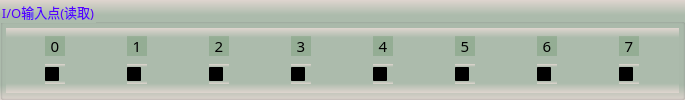
      <widget class="QGroupBox" name="groupC_2">
       <property name="geometry">
        <rect>
         <x>15</x>
         <y>122</y>
         <width>685</width>
         <height>100</height>
        </rect>
       </property>
       <property name="font">
        <font>
         <family>微软雅黑</family>
         <pointsize>10</pointsize>
        </font>
       </property>
       <property name="styleSheet">
        <string notr="true">background-color: qlineargradient(x1:0, y1:0, x2:0, y2:1, stop:0 #dfd5cf, stop: 0.15 #acbbac, stop: 0.85 #acbbac,stop:1 #dfd5cf);
color: rgb(85, 0, 255);</string>
       </property>
       <property name="title">
        <string>I/O输入点(读取)</string>
       </property>
       <widget class="QWidget" name="verticalLayoutWidget">
        <property name="geometry">
         <rect>
          <x>6</x>
          <y>28</y>
          <width>673</width>
          <height>65</height>
         </rect>
        </property>
        <layout class="QVBoxLayout" name="verticalLayout">
         <property name="spacing">
          <number>0</number>
         </property>
         <item>
          <layout class="QHBoxLayout" name="horizontalLayout_2">
           <property name="spacing">
            <number>23</number>
           </property>
           <item>
            <widget class="QLabel" name="label_14">
             <property name="sizePolicy">
              <sizepolicy hsizetype="Fixed" vsizetype="Fixed">
               <horstretch>0</horstretch>
               <verstretch>0</verstretch>
              </sizepolicy>
             </property>
             <property name="minimumSize">
              <size>
               <width>20</width>
               <height>20</height>
              </size>
             </property>
             <property name="maximumSize">
              <size>
               <width>20</width>
               <height>20</height>
              </size>
             </property>
             <property name="font">
              <font>
               <family>微软雅黑</family>
               <pointsize>11</pointsize>
              </font>
             </property>
             <property name="styleSheet">
              <string notr="true">background-color: rgba(0, 85, 0, 35);
color: rgb(0, 0, 0);</string>
             </property>
             <property name="text">
              <string>0</string>
             </property>
             <property name="alignment">
              <set>Qt::AlignCenter</set>
             </property>
            </widget>
           </item>
           <item>
            <widget class="QLabel" name="label_13">
             <property name="sizePolicy">
              <sizepolicy hsizetype="Fixed" vsizetype="Fixed">
               <horstretch>0</horstretch>
               <verstretch>0</verstretch>
              </sizepolicy>
             </property>
             <property name="minimumSize">
              <size>
               <width>20</width>
               <height>20</height>
              </size>
             </property>
             <property name="maximumSize">
              <size>
               <width>20</width>
               <height>20</height>
              </size>
             </property>
             <property name="font">
              <font>
               <family>微软雅黑</family>
               <pointsize>11</pointsize>
              </font>
             </property>
             <property name="styleSheet">
              <string notr="true">background-color: rgba(0, 85, 0, 35);
color: rgb(0, 0, 0);</string>
             </property>
             <property name="text">
              <string>1</string>
             </property>
             <property name="alignment">
              <set>Qt::AlignCenter</set>
             </property>
            </widget>
           </item>
           <item>
            <widget class="QLabel" name="label_12">
             <property name="sizePolicy">
              <sizepolicy hsizetype="Fixed" vsizetype="Fixed">
               <horstretch>0</horstretch>
               <verstretch>0</verstretch>
              </sizepolicy>
             </property>
             <property name="minimumSize">
              <size>
               <width>20</width>
               <height>20</height>
              </size>
             </property>
             <property name="maximumSize">
              <size>
               <width>20</width>
               <height>20</height>
              </size>
             </property>
             <property name="font">
              <font>
               <family>微软雅黑</family>
               <pointsize>11</pointsize>
              </font>
             </property>
             <property name="styleSheet">
              <string notr="true">background-color: rgba(0, 85, 0, 35);
color: rgb(0, 0, 0);</string>
             </property>
             <property name="text">
              <string>2</string>
             </property>
             <property name="alignment">
              <set>Qt::AlignCenter</set>
             </property>
            </widget>
           </item>
           <item>
            <widget class="QLabel" name="label_11">
             <property name="sizePolicy">
              <sizepolicy hsizetype="Fixed" vsizetype="Fixed">
               <horstretch>0</horstretch>
               <verstretch>0</verstretch>
              </sizepolicy>
             </property>
             <property name="minimumSize">
              <size>
               <width>20</width>
               <height>20</height>
              </size>
             </property>
             <property name="maximumSize">
              <size>
               <width>20</width>
               <height>20</height>
              </size>
             </property>
             <property name="font">
              <font>
               <family>微软雅黑</family>
               <pointsize>11</pointsize>
              </font>
             </property>
             <property name="styleSheet">
              <string notr="true">background-color: rgba(0, 85, 0, 35);
color: rgb(0, 0, 0);</string>
             </property>
             <property name="text">
              <string>3</string>
             </property>
             <property name="alignment">
              <set>Qt::AlignCenter</set>
             </property>
            </widget>
           </item>
           <item>
            <widget class="QLabel" name="label_10">
             <property name="sizePolicy">
              <sizepolicy hsizetype="Fixed" vsizetype="Fixed">
               <horstretch>0</horstretch>
               <verstretch>0</verstretch>
              </sizepolicy>
             </property>
             <property name="minimumSize">
              <size>
               <width>20</width>
               <height>20</height>
              </size>
             </property>
             <property name="maximumSize">
              <size>
               <width>20</width>
               <height>20</height>
              </size>
             </property>
             <property name="font">
              <font>
               <family>微软雅黑</family>
               <pointsize>11</pointsize>
              </font>
             </property>
             <property name="styleSheet">
              <string notr="true">background-color: rgba(0, 85, 0, 35);
color: rgb(0, 0, 0);</string>
             </property>
             <property name="text">
              <string>4</string>
             </property>
             <property name="alignment">
              <set>Qt::AlignCenter</set>
             </property>
            </widget>
           </item>
           <item>
            <widget class="QLabel" name="label_9">
             <property name="sizePolicy">
              <sizepolicy hsizetype="Fixed" vsizetype="Fixed">
               <horstretch>0</horstretch>
               <verstretch>0</verstretch>
              </sizepolicy>
             </property>
             <property name="minimumSize">
              <size>
               <width>20</width>
               <height>20</height>
              </size>
             </property>
             <property name="maximumSize">
              <size>
               <width>20</width>
               <height>20</height>
              </size>
             </property>
             <property name="font">
              <font>
               <family>微软雅黑</family>
               <pointsize>11</pointsize>
              </font>
             </property>
             <property name="styleSheet">
              <string notr="true">background-color: rgba(0, 85, 0, 35);
color: rgb(0, 0, 0);</string>
             </property>
             <property name="text">
              <string>5</string>
             </property>
             <property name="alignment">
              <set>Qt::AlignCenter</set>
             </property>
            </widget>
           </item>
           <item>
            <widget class="QLabel" name="label_8">
             <property name="sizePolicy">
              <sizepolicy hsizetype="Fixed" vsizetype="Fixed">
               <horstretch>0</horstretch>
               <verstretch>0</verstretch>
              </sizepolicy>
             </property>
             <property name="minimumSize">
              <size>
               <width>20</width>
               <height>20</height>
              </size>
             </property>
             <property name="maximumSize">
              <size>
               <width>20</width>
               <height>20</height>
              </size>
             </property>
             <property name="font">
              <font>
               <family>微软雅黑</family>
               <pointsize>11</pointsize>
              </font>
             </property>
             <property name="styleSheet">
              <string notr="true">background-color: rgba(0, 85, 0, 35);
color: rgb(0, 0, 0);</string>
             </property>
             <property name="text">
              <string>6</string>
             </property>
             <property name="alignment">
              <set>Qt::AlignCenter</set>
             </property>
            </widget>
           </item>
           <item>
            <widget class="QLabel" name="label_7">
             <property name="sizePolicy">
              <sizepolicy hsizetype="Fixed" vsizetype="Fixed">
               <horstretch>0</horstretch>
               <verstretch>0</verstretch>
              </sizepolicy>
             </property>
             <property name="minimumSize">
              <size>
               <width>20</width>
               <height>20</height>
              </size>
             </property>
             <property name="maximumSize">
              <size>
               <width>20</width>
               <height>20</height>
              </size>
             </property>
             <property name="font">
              <font>
               <family>微软雅黑</family>
               <pointsize>11</pointsize>
              </font>
             </property>
             <property name="styleSheet">
              <string notr="true">background-color: rgba(0, 85, 0, 35);
color: rgb(0, 0, 0);</string>
             </property>
             <property name="text">
              <string>7</string>
             </property>
             <property name="alignment">
              <set>Qt::AlignCenter</set>
             </property>
            </widget>
           </item>
          </layout>
         </item>
         <item>
          <layout class="QHBoxLayout" name="horizontalLayout_3">
           <property name="spacing">
            <number>23</number>
           </property>
           <item>
            <widget class="QCheckBox" name="checkInPutX0">
             <property name="sizePolicy">
              <sizepolicy hsizetype="Fixed" vsizetype="Fixed">
               <horstretch>0</horstretch>
               <verstretch>0</verstretch>
              </sizepolicy>
             </property>
             <property name="minimumSize">
              <size>
               <width>20</width>
               <height>20</height>
              </size>
             </property>
             <property name="maximumSize">
              <size>
               <width>20</width>
               <height>20</height>
              </size>
             </property>
             <property name="font">
              <font>
               <family>微软雅黑</family>
               <pointsize>10</pointsize>
              </font>
             </property>
             <property name="styleSheet">
              <string notr="true">QCheckBox{
    color: rgb(30, 30, 30);
	border-style: flat;
	background: transparent;
}
QCheckBox::indicator {
    width: 20px;
    height: 20px;    
}
QCheckBox::indicator::unchecked {
    image: url(:/resource/untick.png);
}
QCheckBox::indicator::checked {
    image: url(:/resource/tick.png);
};</string>
             </property>
             <property name="text">
              <string/>
             </property>
             <property name="iconSize">
              <size>
               <width>20</width>
               <height>20</height>
              </size>
             </property>
             <property name="checked">
              <bool>false</bool>
             </property>
            </widget>
           </item>
           <item>
            <widget class="QCheckBox" name="checkInPutX1">
             <property name="sizePolicy">
              <sizepolicy hsizetype="Fixed" vsizetype="Fixed">
               <horstretch>0</horstretch>
               <verstretch>0</verstretch>
              </sizepolicy>
             </property>
             <property name="minimumSize">
              <size>
               <width>20</width>
               <height>20</height>
              </size>
             </property>
             <property name="maximumSize">
              <size>
               <width>20</width>
               <height>20</height>
              </size>
             </property>
             <property name="font">
              <font>
               <family>微软雅黑</family>
               <pointsize>10</pointsize>
              </font>
             </property>
             <property name="styleSheet">
              <string notr="true">QCheckBox{
    color: rgb(30, 30, 30);
	border-style: flat;
	background: transparent;
}
QCheckBox::indicator {
    width: 20px;
    height: 20px;    
}
QCheckBox::indicator::unchecked {
    image: url(:/resource/untick.png);
}
QCheckBox::indicator::checked {
    image: url(:/resource/tick.png);
};</string>
             </property>
             <property name="text">
              <string/>
             </property>
             <property name="iconSize">
              <size>
               <width>20</width>
               <height>20</height>
              </size>
             </property>
            </widget>
           </item>
           <item>
            <widget class="QCheckBox" name="checkInPutX2">
             <property name="sizePolicy">
              <sizepolicy hsizetype="Fixed" vsizetype="Fixed">
               <horstretch>0</horstretch>
               <verstretch>0</verstretch>
              </sizepolicy>
             </property>
             <property name="minimumSize">
              <size>
               <width>20</width>
               <height>20</height>
              </size>
             </property>
             <property name="maximumSize">
              <size>
               <width>20</width>
               <height>20</height>
              </size>
             </property>
             <property name="font">
              <font>
               <family>微软雅黑</family>
               <pointsize>10</pointsize>
              </font>
             </property>
             <property name="styleSheet">
              <string notr="true">QCheckBox{
    color: rgb(30, 30, 30);
	border-style: flat;
	background: transparent;
}
QCheckBox::indicator {
    width: 20px;
    height: 20px;    
}
QCheckBox::indicator::unchecked {
    image: url(:/resource/untick.png);
}
QCheckBox::indicator::checked {
    image: url(:/resource/tick.png);
};</string>
             </property>
             <property name="text">
              <string/>
             </property>
             <property name="iconSize">
              <size>
               <width>20</width>
               <height>20</height>
              </size>
             </property>
            </widget>
           </item>
           <item>
            <widget class="QCheckBox" name="checkInPutX3">
             <property name="sizePolicy">
              <sizepolicy hsizetype="Fixed" vsizetype="Fixed">
               <horstretch>0</horstretch>
               <verstretch>0</verstretch>
              </sizepolicy>
             </property>
             <property name="minimumSize">
              <size>
               <width>20</width>
               <height>20</height>
              </size>
             </property>
             <property name="maximumSize">
              <size>
               <width>20</width>
               <height>20</height>
              </size>
             </property>
             <property name="font">
              <font>
               <family>微软雅黑</family>
               <pointsize>10</pointsize>
              </font>
             </property>
             <property name="styleSheet">
              <string notr="true">QCheckBox{
    color: rgb(30, 30, 30);
	border-style: flat;
	background: transparent;
}
QCheckBox::indicator {
    width: 20px;
    height: 20px;    
}
QCheckBox::indicator::unchecked {
    image: url(:/resource/untick.png);
}
QCheckBox::indicator::checked {
    image: url(:/resource/tick.png);
};</string>
             </property>
             <property name="text">
              <string/>
             </property>
             <property name="iconSize">
              <size>
               <width>20</width>
               <height>20</height>
              </size>
             </property>
            </widget>
           </item>
           <item>
            <widget class="QCheckBox" name="checkInPutX4">
             <property name="sizePolicy">
              <sizepolicy hsizetype="Fixed" vsizetype="Fixed">
               <horstretch>0</horstretch>
               <verstretch>0</verstretch>
              </sizepolicy>
             </property>
             <property name="minimumSize">
              <size>
               <width>20</width>
               <height>20</height>
              </size>
             </property>
             <property name="maximumSize">
              <size>
               <width>20</width>
               <height>20</height>
              </size>
             </property>
             <property name="font">
              <font>
               <family>微软雅黑</family>
               <pointsize>10</pointsize>
              </font>
             </property>
             <property name="styleSheet">
              <string notr="true">QCheckBox{
    color: rgb(30, 30, 30);
	border-style: flat;
	background: transparent;
}
QCheckBox::indicator {
    width: 20px;
    height: 20px;    
}
QCheckBox::indicator::unchecked {
    image: url(:/resource/untick.png);
}
QCheckBox::indicator::checked {
    image: url(:/resource/tick.png);
};</string>
             </property>
             <property name="text">
              <string/>
             </property>
             <property name="iconSize">
              <size>
               <width>20</width>
               <height>20</height>
              </size>
             </property>
            </widget>
           </item>
           <item>
            <widget class="QCheckBox" name="checkInPutX5">
             <property name="sizePolicy">
              <sizepolicy hsizetype="Fixed" vsizetype="Fixed">
               <horstretch>0</horstretch>
               <verstretch>0</verstretch>
              </sizepolicy>
             </property>
             <property name="minimumSize">
              <size>
               <width>20</width>
               <height>20</height>
              </size>
             </property>
             <property name="maximumSize">
              <size>
               <width>20</width>
               <height>20</height>
              </size>
             </property>
             <property name="font">
              <font>
               <family>微软雅黑</family>
               <pointsize>10</pointsize>
              </font>
             </property>
             <property name="styleSheet">
              <string notr="true">QCheckBox{
    color: rgb(30, 30, 30);
	border-style: flat;
	background: transparent;
}
QCheckBox::indicator {
    width: 20px;
    height: 20px;    
}
QCheckBox::indicator::unchecked {
    image: url(:/resource/untick.png);
}
QCheckBox::indicator::checked {
    image: url(:/resource/tick.png);
};</string>
             </property>
             <property name="text">
              <string/>
             </property>
             <property name="iconSize">
              <size>
               <width>20</width>
               <height>20</height>
              </size>
             </property>
            </widget>
           </item>
           <item>
            <widget class="QCheckBox" name="checkInPutX6">
             <property name="sizePolicy">
              <sizepolicy hsizetype="Fixed" vsizetype="Fixed">
               <horstretch>0</horstretch>
               <verstretch>0</verstretch>
              </sizepolicy>
             </property>
             <property name="minimumSize">
              <size>
               <width>20</width>
               <height>20</height>
              </size>
             </property>
             <property name="maximumSize">
              <size>
               <width>20</width>
               <height>20</height>
              </size>
             </property>
             <property name="font">
              <font>
               <family>微软雅黑</family>
               <pointsize>10</pointsize>
              </font>
             </property>
             <property name="styleSheet">
              <string notr="true">QCheckBox{
    color: rgb(30, 30, 30);
	border-style: flat;
	background: transparent;
}
QCheckBox::indicator {
    width: 20px;
    height: 20px;    
}
QCheckBox::indicator::unchecked {
    image: url(:/resource/untick.png);
}
QCheckBox::indicator::checked {
    image: url(:/resource/tick.png);
};</string>
             </property>
             <property name="text">
              <string/>
             </property>
             <property name="iconSize">
              <size>
               <width>20</width>
               <height>20</height>
              </size>
             </property>
            </widget>
           </item>
           <item>
            <widget class="QCheckBox" name="checkInPutX7">
             <property name="sizePolicy">
              <sizepolicy hsizetype="Fixed" vsizetype="Fixed">
               <horstretch>0</horstretch>
               <verstretch>0</verstretch>
              </sizepolicy>
             </property>
             <property name="minimumSize">
              <size>
               <width>20</width>
               <height>20</height>
              </size>
             </property>
             <property name="maximumSize">
              <size>
               <width>20</width>
               <height>20</height>
              </size>
             </property>
             <property name="font">
              <font>
               <family>微软雅黑</family>
               <pointsize>10</pointsize>
              </font>
             </property>
             <property name="styleSheet">
              <string notr="true">QCheckBox{
    color: rgb(30, 30, 30);
	border-style: flat;
	background: transparent;
}
QCheckBox::indicator {
    width: 20px;
    height: 20px;    
}
QCheckBox::indicator::unchecked {
    image: url(:/resource/untick.png);
}
QCheckBox::indicator::checked {
    image: url(:/resource/tick.png);
};</string>
             </property>
             <property name="text">
              <string/>
             </property>
             <property name="iconSize">
              <size>
               <width>20</width>
               <height>20</height>
              </size>
             </property>
            </widget>
           </item>
          </layout>
         </item>
        </layout>
       </widget>
      </widget>
